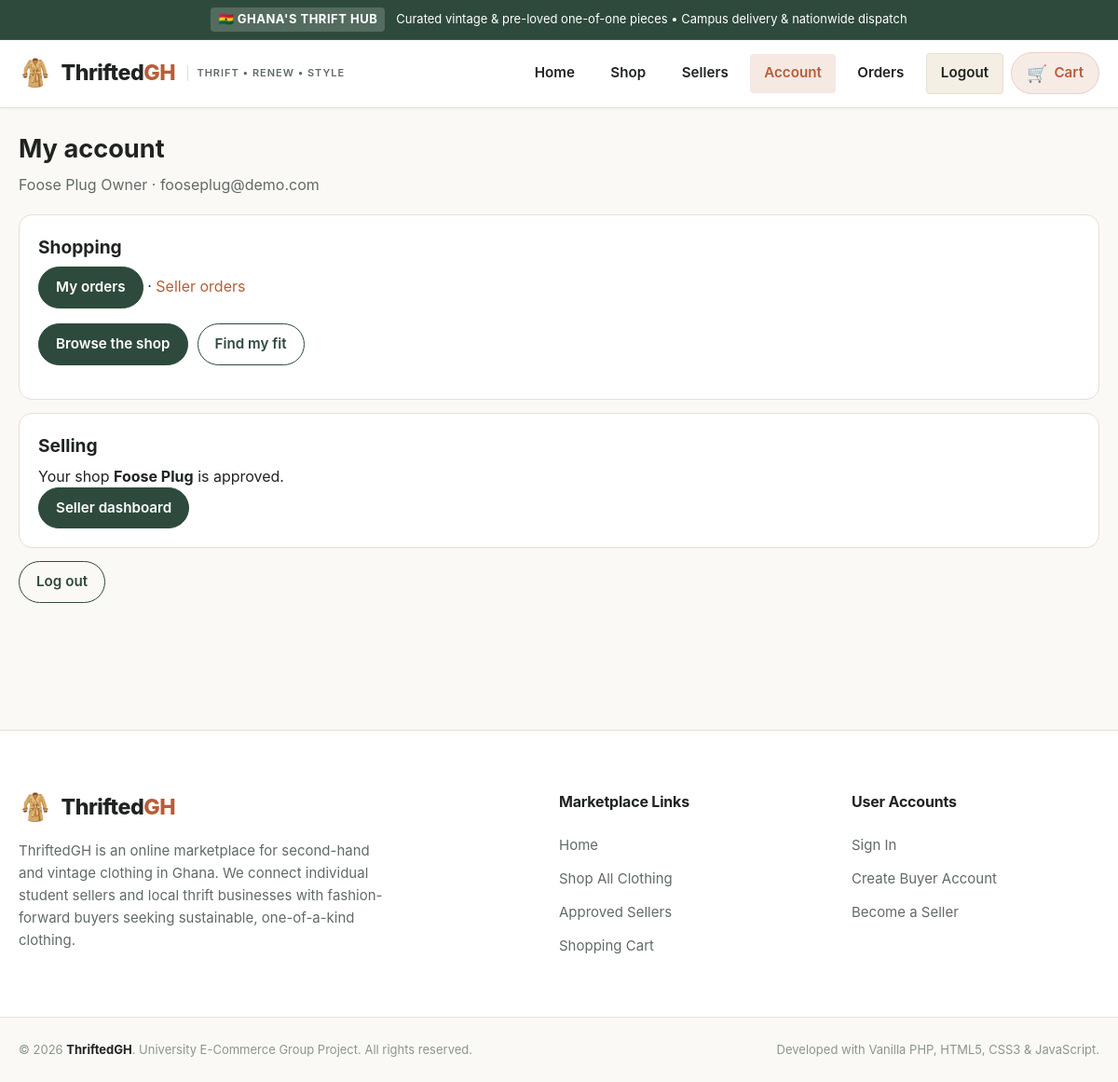
/views/buyer/dashboard.php (signed in), run on the app's committed database.
### tables this page shows
CREATE TABLE users (
    user_id INT AUTO_INCREMENT PRIMARY KEY,
    full_name VARCHAR(100) NOT NULL,
    email VARCHAR(150) NOT NULL UNIQUE,
    password_hash VARCHAR(255) NOT NULL,
    phone VARCHAR(20),
    role ENUM('buyer','seller','admin')
        NOT NULL DEFAULT 'buyer',
    created_at TIMESTAMP DEFAULT CURRENT_TIMESTAMP
);

CREATE TABLE seller_applications (
    application_id INT AUTO_INCREMENT PRIMARY KEY,
    user_id INT NOT NULL,
    seller_type ENUM('individual','business') NOT NULL,
    shop_name VARCHAR(120) NOT NULL,
    location VARCHAR(150),
    business_details TEXT,
    status ENUM('pending','approved','rejected')
        NOT NULL DEFAULT 'pending',
    reviewed_by INT NULL,
    reviewed_at DATETIME NULL,
    created_at TIMESTAMP DEFAULT CURRENT_TIMESTAMP,
    FOREIGN KEY (user_id) REFERENCES users(user_id),
    FOREIGN KEY (reviewed_by) REFERENCES users(user_id)
);

### core/auth.php (called while the page is built, shortened)
<?php
require_once __DIR__ . '/db_class.php';
function authCurrentUser()
{
    static $cache = [];
    $userId = isset($_SESSION['user_id']) ? (int)$_SESSION['user_id'] : 0;
    if (!array_key_exists($userId, $cache)) {
        $stmt = Database::getInstance()->prepare('SELECT user_id, full_name, email, phone, role FROM users WHERE user_id = ?');
        $stmt->bind_param('i', $userId);
        $stmt->execute();
        $cache[$userId] = $stmt->get_result()->fetch_assoc() ?: null;
    }
    return $cache[$userId];
}

### core/db_class.php (called while the page is built, shortened)
<?php
class Database {
    private static $instance = null;
    private function __construct() {
        try {
            $this->conn = new mysqli(DB_HOST, DB_USER, DB_PASS, DB_NAME, DB_PORT, DB_SOCKET);
        } catch (Exception $e) {
            throw new RuntimeException("Database connection unavailable", 0, $e);
        }
    }
    public static function getInstance() {
        if (!self::$instance) {
            self::$instance = new Database();
        }
        return self::$instance->conn;
    }
}
?>

### classes/SellerClass.php (called while the page is built, shortened)
<?php
require_once __DIR__ . '/../core/db_class.php';
class SellerClass
{
    private $db;
    public function __construct()
    {
        $this->db = Database::getInstance();
    }
    private function fetch($sql, $types = '', array $params = [])
    {
        $stmt = $this->db->prepare($sql);
        if ($types !== '') {
            $stmt->bind_param($types, ...$params);
        }
        $stmt->execute();
        $rows = $stmt->get_result()->fetch_all(MYSQLI_ASSOC);
        return $rows;
    }
    public function getLatestApplication($userId)
    {
        $rows = $this->fetch(
            'SELECT application_id, seller_type, shop_name, location, business_details, status, created_at, reviewed_at
             FROM seller_applications WHERE user_id = ? ORDER BY application_id DESC LIMIT 1',
            'i',
            [(int)$userId]
        );
        return $rows ? $rows[0] : null;
    }
}

### controllers/Seller.php (called while the page is built, shortened)
<?php
require_once __DIR__ . '/Product.php';
require_once __DIR__ . '/../classes/SellerClass.php';
require_once __DIR__ . '/../core/auth.php';
function application_status_ctr($userId)
{
    return (new SellerClass())->getLatestApplication($userId);
}

### views/buyer/dashboard.php (the view, shortened to what this page needs)
<?php
$root = '../../';
require_once __DIR__ . '/../../controllers/Seller.php';
$user = authCurrentUser();
$application = application_status_ctr($user['user_id']);
?>
<section class="m3-head">
    <h1>My account</h1>
    <p class="m3-muted"><?= tgh_e($user['full_name']) ?> · <?= tgh_e($user['email']) ?><?= $user['phone'] ? ' · ' . tgh_e($user['phone']) : '' ?></p>
</section>
<div class="m3-panel">
    <h2>Shopping</h2>
    <p><a class="m3-btn" href="../../index.php?page=orders">My orders</a> · <a href="../../index.php?page=orders&scope=seller">Seller orders</a></p>
    <div class="m3-actions-row">
        <a class="m3-btn" href="<?= tgh_e($root) ?>index.php?page=shop">Browse the shop</a>
        <a class="m3-btn m3-btn-ghost" href="../find_my_fit.php">Find my fit</a>
    </div>
</div>
<div class="m3-panel">
    <h2>Selling</h2>
    <?php if ($user['role'] === 'admin'): ?>
        <p>You are an administrator.</p>
        <p><a class="m3-btn" href="../admin/applications.php">Review seller applications</a></p>
    <?php elseif ($application && $application['status'] === 'approved'): ?>
        <p>Your shop <strong><?= tgh_e($application['shop_name']) ?></strong> is approved.</p>
        <p><a class="m3-btn" href="../seller_dashboard.php">Seller dashboard</a></p>
    <?php elseif ($application && $application['status'] === 'pending'): ?>
        <p>Your application for <strong><?= tgh_e($application['shop_name']) ?></strong> is waiting for review.</p>
    <?php elseif ($application && $application['status'] === 'rejected'): ?>
        <p>Your last application for <strong><?= tgh_e($application['shop_name']) ?></strong> was not approved.</p>
        <p><a class="m3-btn" href="../seller/apply.php">Apply again</a></p>
    <?php else: ?>
        <p>Want to sell your own thrifted pieces? Apply with this account.</p>
        <p><a class="m3-btn" href="../seller/apply.php">Become a seller</a></p>
    <?php endif; ?>
</div>
<p><a class="m3-btn m3-btn-ghost" href="<?= tgh_e($root) ?>logout.php">Log out</a></p>

### css/style.css (style rules this page uses)
:root { --color-primary: #b85d38; --color-primary-hover: #9c4927; --color-secondary: #2e4a3d; --color-secondary-hover: #22372d; --color-accent: #d97706; --color-accent-hover: #b45309; --color-bg: #fbf9f5; --color-surface: #ffffff; --color-surface-muted: #f4eee5; --color-border: #e6dfd3; --color-border-light: #f0eae1; --color-text-main: #1f2421; --color-text-muted: #616b65; --color-text-light: #8a968f; --badge-likenew-bg: #e8f5ec; --badge-likenew-color: #196f3d; --badge-good-bg: #e5f1f8; --badge-good-color: #1b5e8c; --badge-fair-bg: #fff1d6; --badge-fair-color: #b45309; --font-main: -apple-system, BlinkMacSystemFont, "Segoe UI", Roboto, "Helvetica Neue", Arial, sans-serif; --container-max-width: 1200px; --radius-sm: 4px; --radius-md: 8px; --radius-lg: 14px; --radius-full: 9999px; --shadow-subtle: 0 1px 3px rgba(0, 0, 0, 0.05); --shadow-card: 0 4px 12px rgba(31, 36, 33, 0.07); --shadow-hover: 0 8px 24px rgba(31, 36, 33, 0.12); --shadow-modal: 0 16px 40px rgba(0, 0, 0, 0.2); --transition-fast: 0.18s ease; --transition-normal: 0.25s ease; }
*, *::before, *::after { box-sizing: border-box; margin: 0; padding: 0; }
html { scroll-behavior: smooth; }
body { font-family: var(--font-main); font-size: 16px; line-height: 1.6; color: var(--color-text-main); background-color: var(--color-bg); min-height: 100vh; display: flex; flex-direction: column; }
a { color: var(--color-primary); text-decoration: none; transition: color var(--transition-fast); }
:root { --m3-ink: var(--color-text-main, #1f2421); --m3-muted: var(--color-text-muted, #616b65); --m3-bg: var(--color-bg, #fbf9f5); --m3-card: var(--color-surface, #ffffff); --m3-line: var(--color-border, #e6dfd3); --m3-accent: var(--color-secondary, #2e4a3d); --m3-accent-dark: var(--color-secondary-hover, #22372d); --m3-clay: var(--color-primary, #b85d38); --m3-danger: #a32d2d; --m3-radius: var(--radius-lg, 14px); }
.m3-wrap h1 { font-size: 1.7rem; margin: 0 0 6px; }
.m3-wrap h2 { font-size: 1.2rem; margin: 0 0 6px; }
.m3-head { margin-bottom: 20px; }
.m3-muted { color: var(--m3-muted); }
.m3-btn { display: inline-block; padding: 10px 18px; border: 1px solid var(--m3-accent); border-radius: 999px; background: var(--m3-accent); color: #fff; font-size: 0.95rem; font-weight: 600; text-decoration: none; cursor: pointer; }
.m3-btn-ghost { background: transparent; color: var(--m3-accent); }
.m3-actions-row { display: flex; flex-wrap: wrap; gap: 10px; margin: 16px 0; }
.m3-panel { background: var(--m3-card); border: 1px solid var(--m3-line); border-radius: var(--m3-radius); padding: 20px; }
.m3-panel + .m3-panel, .m3-panel + p { margin-top: 14px; }

### data on the page
users: full_name "Foose Plug Owner", email "fooseplug@demo.com"
seller_applications: shop_name "Foose Plug"
